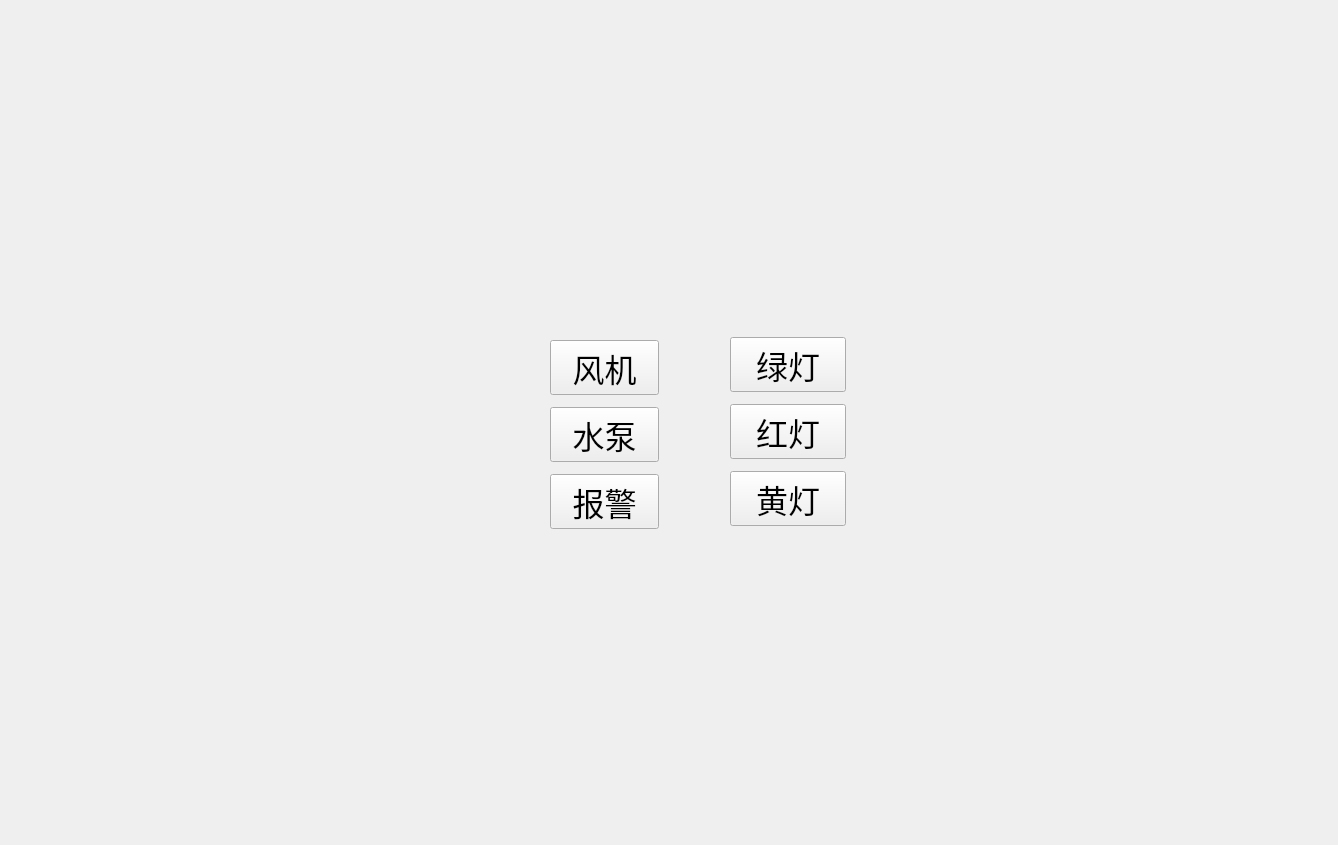
<?xml version="1.0" encoding="UTF-8"?>
<ui version="4.0">
 <class>Form</class>
 <widget class="QWidget" name="Form">
  <property name="geometry">
   <rect>
    <x>0</x>
    <y>0</y>
    <width>1338</width>
    <height>845</height>
   </rect>
  </property>
  <property name="windowTitle">
   <string>Form</string>
  </property>
  <widget class="QPushButton" name="yellowButton">
   <property name="geometry">
    <rect>
     <x>730</x>
     <y>471</y>
     <width>116</width>
     <height>55</height>
    </rect>
   </property>
   <property name="font">
    <font>
     <family>AcadEref</family>
     <pointsize>24</pointsize>
    </font>
   </property>
   <property name="text">
    <string>黄灯</string>
   </property>
  </widget>
  <widget class="QPushButton" name="greenButton">
   <property name="geometry">
    <rect>
     <x>730</x>
     <y>337</y>
     <width>116</width>
     <height>55</height>
    </rect>
   </property>
   <property name="font">
    <font>
     <family>AcadEref</family>
     <pointsize>24</pointsize>
    </font>
   </property>
   <property name="text">
    <string>绿灯</string>
   </property>
  </widget>
  <widget class="QPushButton" name="redButton">
   <property name="geometry">
    <rect>
     <x>730</x>
     <y>404</y>
     <width>116</width>
     <height>55</height>
    </rect>
   </property>
   <property name="font">
    <font>
     <family>AcadEref</family>
     <pointsize>24</pointsize>
    </font>
   </property>
   <property name="text">
    <string>红灯</string>
   </property>
  </widget>
  <widget class="QPushButton" name="baojing">
   <property name="geometry">
    <rect>
     <x>550</x>
     <y>474</y>
     <width>109</width>
     <height>55</height>
    </rect>
   </property>
   <property name="font">
    <font>
     <family>AcadEref</family>
     <pointsize>24</pointsize>
    </font>
   </property>
   <property name="text">
    <string>报警</string>
   </property>
  </widget>
  <widget class="QPushButton" name="shuibeng">
   <property name="geometry">
    <rect>
     <x>550</x>
     <y>407</y>
     <width>109</width>
     <height>55</height>
    </rect>
   </property>
   <property name="font">
    <font>
     <family>AcadEref</family>
     <pointsize>24</pointsize>
    </font>
   </property>
   <property name="text">
    <string>水泵</string>
   </property>
  </widget>
  <widget class="QPushButton" name="fengji">
   <property name="geometry">
    <rect>
     <x>550</x>
     <y>340</y>
     <width>109</width>
     <height>55</height>
    </rect>
   </property>
   <property name="font">
    <font>
     <family>AcadEref</family>
     <pointsize>24</pointsize>
    </font>
   </property>
   <property name="text">
    <string>风机</string>
   </property>
  </widget>
 </widget>
 <resources/>
 <connections/>
</ui>
